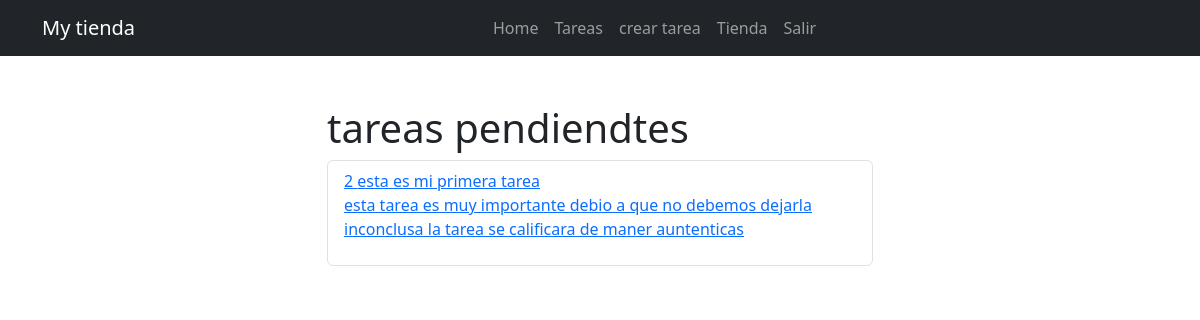
The page /tasks_completed/ (signed in) on the database as committed earlier.
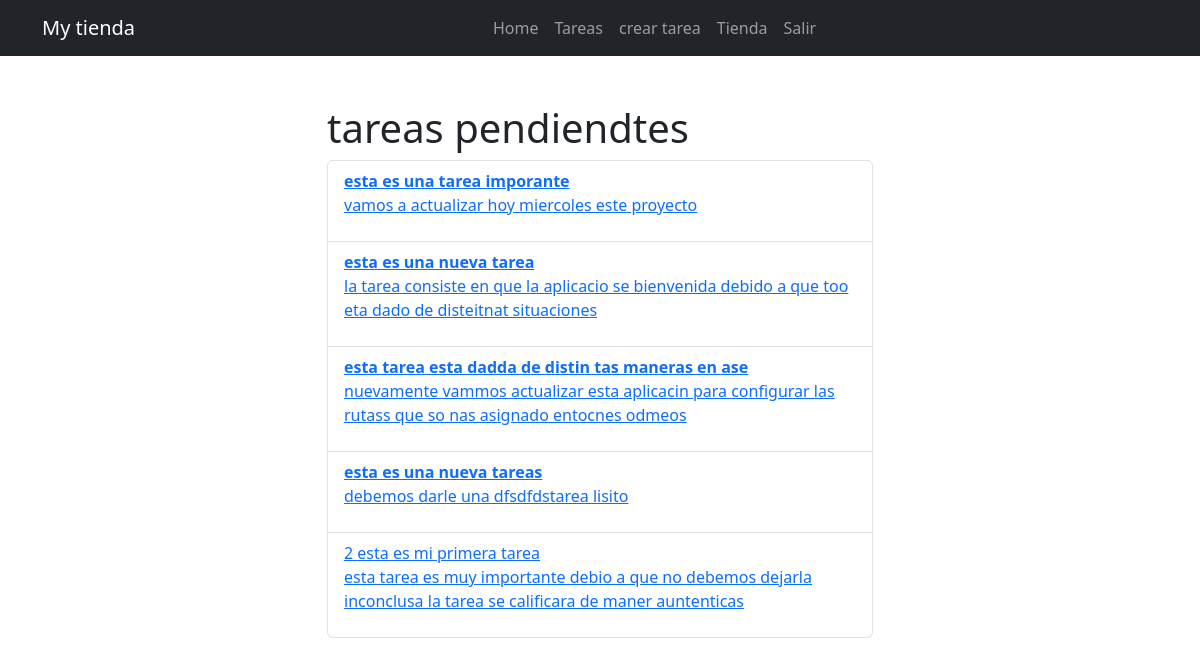
The same page on the database as committed later.
### tasks/models.py (models this page shows, shortened)
class Task (models.Model):
    title = models.CharField(max_length=100)
    description = models.TextField(blank=True)
    created=models.DateTimeField(auto_now_add=True)
    datecompleted = models.DateField(null=True)
    important= models.BooleanField(default=False)
    user = models.ForeignKey(User,on_delete=models.CASCADE)

### tasks/views.py (the view)
# urls.py: path('tasks_completed/', views.tasks_completed, name='tasks_completed'),
@login_required
def tasks_completed(request):
    allTask = Task.objects.filter(user=request.user, datecompleted__isnull=False).order_by('-datecompleted')
    return render(request, 'task.html', {"tareas": allTask})

### tasks/templates/task.html (shortened to what this page needs)
{% extends 'base.html' %}
 {% block content %}
<main class="container">
  <div class="row">
    <div class="col-md-6 offset-md-3 py-5">
      <h1>tareas pendiendtes</h1>
      <ul class="list-group">
        {% for task in tareas %}
        <li class="list-group-item">
          <a href="{% url 'task_detail' task.id %}">
            {% if task.important %}
            <strong>{{task.title}}</strong>
            {% else %} {{task.id}} {{task.title}} {% endif %}
            <p>{{task.description}}</p>
          </a>
        </li>
        {% endfor %}
      </ul>
    </div>
  </div>
</main>
{% endblock %}

Rows that differ between the two databases and show on the page:
now on this page (row edited): Task: title "esta es una tarea imporante", description "vamos a actualizar hoy miercoles este proyecto"
now on this page (row edited): Task: title "esta es una nueva tarea", description "la tarea consiste en que la aplicacio se bienvenida debido a que too eta dado de disteitnat situaciones"
now on this page (row edited): Task: title "esta tarea esta dadda de distin tas maneras en ase", description "nuevamente vammos actualizar esta aplicacin para configurar las rutass que so nas asignado entocnes odmeos"
added Task: title "esta es una nueva tareas", description "debemos darle una dfsdfdstarea lisito"
